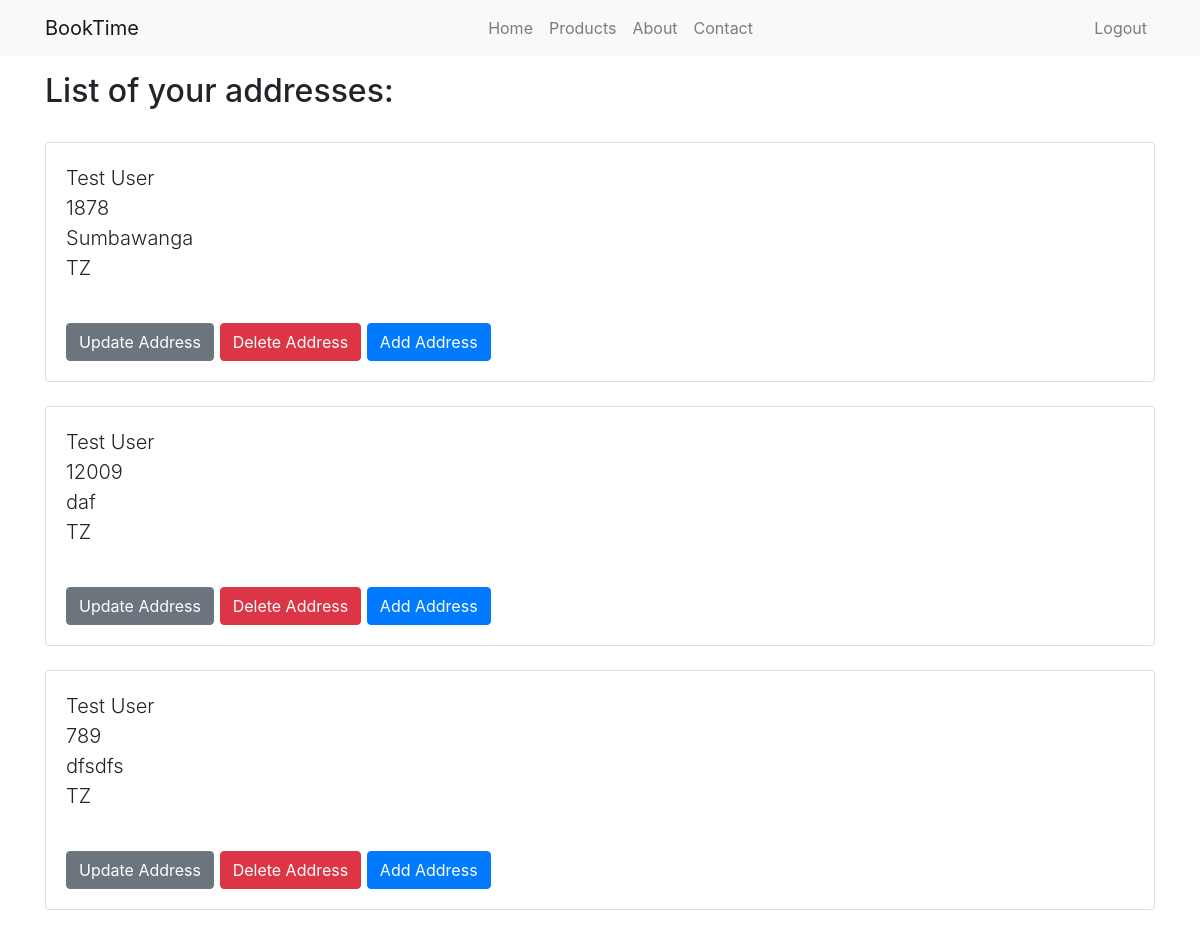
Page /accounts/addresses/ (signed in) on the earlier database version.
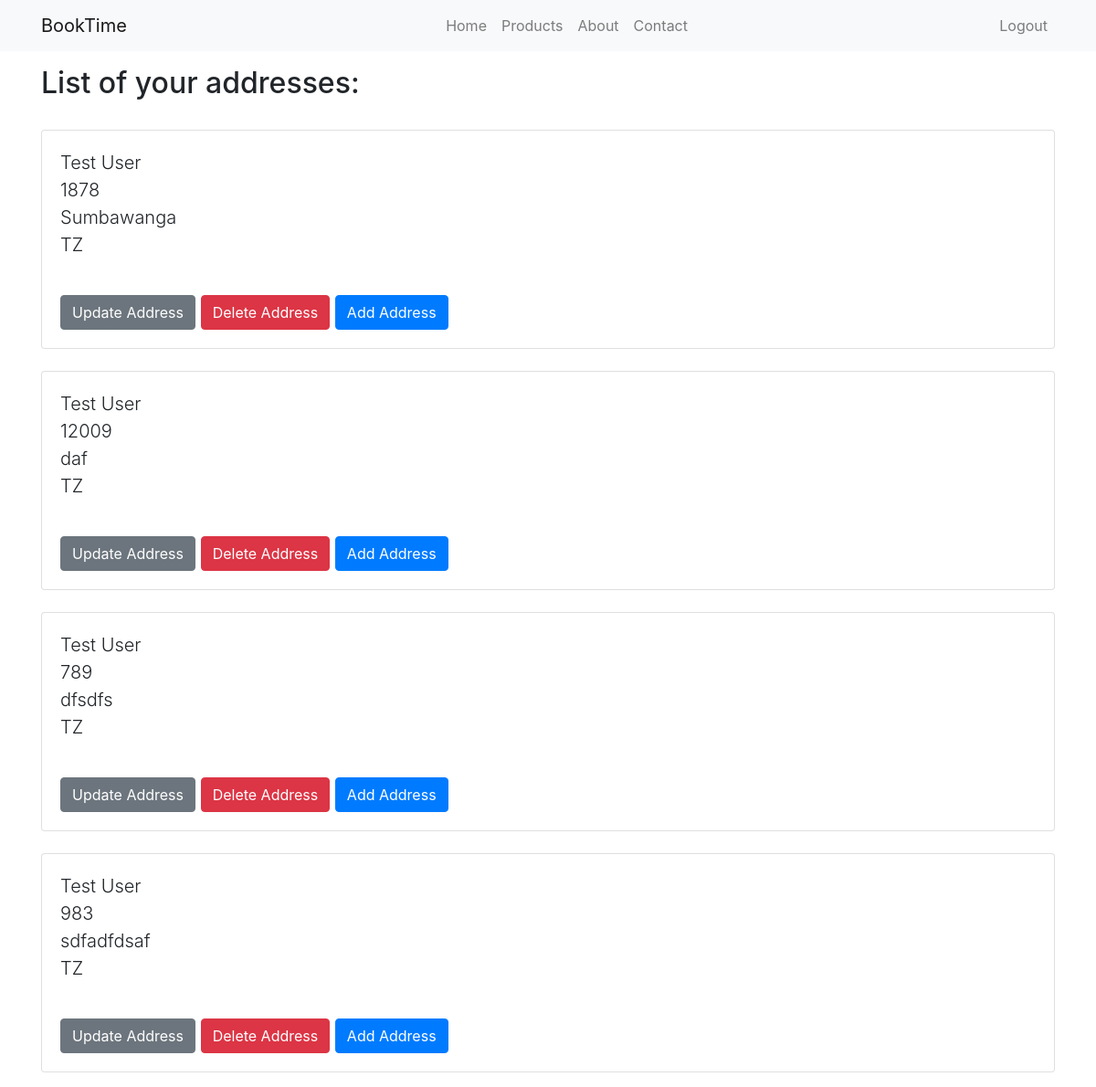
Same page on the later database version.
### accounts/models.py (models this page shows, shortened)
class Address(models.Model):
    SUPPORTED_COUNTRIES = (
        ('TZ', 'Tanzania'),
    )
    user = models.ForeignKey(CustomUser, on_delete=models.CASCADE)
    zip_code = models.CharField('ZIP / Postal Code', max_length=12)
    city = models.CharField(max_length=60)
    country = models.CharField(max_length=3, choices=SUPPORTED_COUNTRIES, default='TZ')
    class Meta:
        verbose_name_plural = "Addresses"

class CustomUser(AbstractBaseUser):
    email = models.EmailField(
        verbose_name='email address',
        max_length=255,
        unique=True,
    )
    name = models.CharField(max_length=100)
    is_active = models.BooleanField(default=True)
    is_superuser = models.BooleanField(default=False)
    objects = CustomUserManager()
    USERNAME_FIELD = 'email'
    REQUIRED_FIELDS = ['name',]

### accounts/views.py (the view)
# urls.py: path('addresses/', views.AddressListView.as_view(), name='address-list'),
class AddressListView(ListView):
    model = Address
    template_name = 'accounts/address_list.html'
    def get_queryset(self):
        return self.model.objects.filter(user=self.request.user)

### accounts/templates/accounts/address_list.html (shortened to what this page needs)
{% extends 'main/base.html' %}
{% block content %}
    {% if object_list %}
        <h2>List of your addresses:</h2>
        {% for address in object_list %}
            <div class="lead pt-4">
                <div class="card">
                    <div class="card-body">
                        {{ address.user.name }}<br>
                        {{ address.zip_code }}<br>
                        {{ address.city }}<br>
                        {{ address.country }}<br>
                    </div>
                    <div class="card-body">
                        <a href="{% url 'accounts:address-update' address.pk %}" class="btn btn-secondary">Update Address</a>
                        <a href="" class="btn btn-danger">Delete Address</a>
                        <a href="{% url 'accounts:address-create' %}" class="btn btn-primary">Add Address</a>
                    </div>
                </div>
            </div>
        {% endfor %}
    {% else %}
        <h2>You have no addresses yet.</h2>
    {% endif %}
{% endblock content %}

Differences in the rows shown:
added Address: user.name "Test User", zip_code "983", city "sdfadfdsaf", country "TZ"
